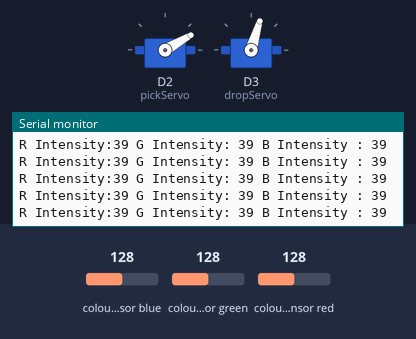
Simulated run of this sketch. Board: ESP8266 (NodeMCU). On the bench: 2 × servo, the last lines printed to the serial monitor. Wiring (inferred from the names in the program): TCS3200 colour sensor: output D8; S2 D6; S3 D7; S0 D4; S1 D5. The test bench sets the inputs (shaded band); at power-on: colour sensor blue 128, colour sensor green 128, colour sensor red 128. WiFi joins after 1.5 s; servers stay silent unless stated.

Above: at 2.8 s.
2.9 s: colour sensor blue set to 39
At 2.95 s:
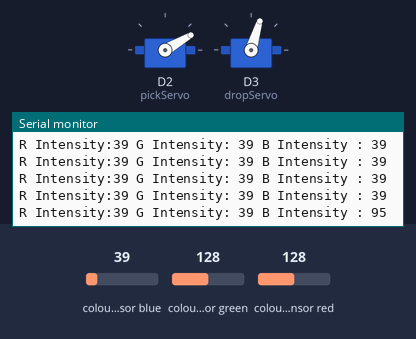
5.9 s: colour sensor blue set to 34
At 5.9 s:
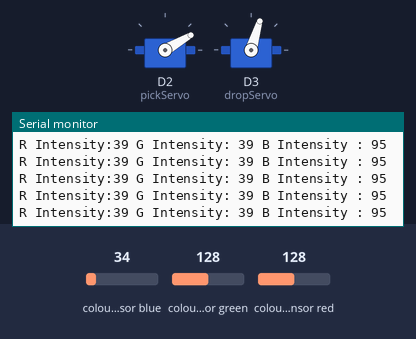
8.9 s: colour sensor green set to 40
At 8.92 s:
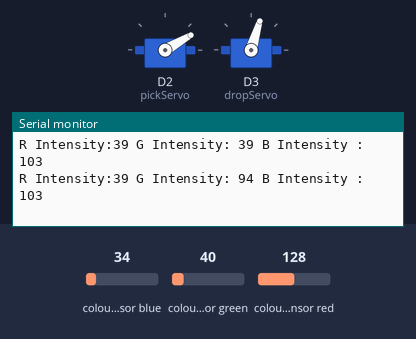
11.9 s: colour sensor green set to 32
At 11.94 s:
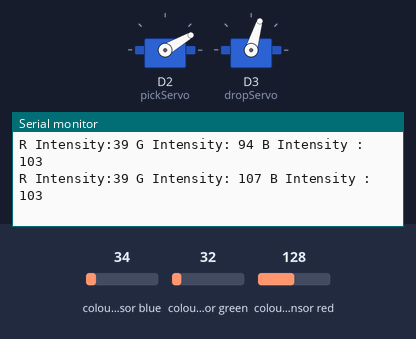
Timing chart, 0 to 14.4 s (numbered marks = the images above; inputs shaded):
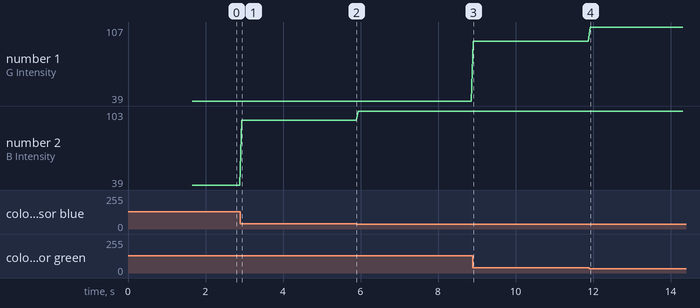

The sketch:

Colour_sorting_Machine.ino
```cpp
#include <Servo.h>
#include <ESP8266WiFi.h>
#include <WiFiClient.h>
#include <ThingSpeak.h>
const char * myWriteAPIKey = "******"; // Type your API Key
unsigned long myChannelNumber = 12345678; // Type your ThingSpeak Channel number
const char *ssid =  "******";     // Enter your WiFi Name
const char *pass =  "*******"; // Enter your WiFi Password
WiFiClient client;
Servo pickServo;
Servo dropServo;
const int s0 = D4;
const int s1 = D5;
const int s2 = D6;
const int s3 = D7;
const int out = D8;
int red = 0;
int green = 0;
int blue = 0;
int color=0;
int orangecolor = 0;
int greencolor = 0;
int yellowcolor = 0;
int CLOSE_ANGLE = 90;  // The closing angle of the servo motor arm
int OPEN_ANGLE = 10;  // The opening angle of the servo motor arm
void setup()
{
  Serial.begin(9600);
  pinMode(s0, OUTPUT);
  pinMode(s1, OUTPUT);
  pinMode(s2, OUTPUT);
  pinMode(s3, OUTPUT);
  pinMode(out, INPUT);
  digitalWrite(s0, HIGH);
  digitalWrite(s1, HIGH);
  pickServo.attach(D2);
  dropServo.attach(D3);
  pickServo.write(30);
  dropServo.write(73);
  ThingSpeak.begin(client);
  Serial.println("Connecting to ");
  Serial.println(ssid);
  WiFi.begin(ssid, pass);
  while (WiFi.status() != WL_CONNECTED)
     {
            delay(550);
            Serial.print(".");
     }
      Serial.println("");
      Serial.println("WiFi connected");
}
void loop()
{
  digitalWrite(s2, LOW);
  digitalWrite(s3, LOW);
  //count OUT, pRed, RED
  red = pulseIn(out, digitalRead(out) == HIGH ? LOW : HIGH);
  digitalWrite(s3, HIGH);
  //count OUT, pBLUE, BLUE
  blue = pulseIn(out, digitalRead(out) == HIGH ? LOW : HIGH);
  digitalWrite(s2, HIGH);
  //count OUT, pGreen, GREEN
  green = pulseIn(out, digitalRead(out) == HIGH ? LOW : HIGH);
  Serial.print("R Intensity:");
  Serial.print(red, DEC);
  Serial.print(" G Intensity: ");
  Serial.print(green, DEC);
  Serial.print(" B Intensity : ");
  Serial.print(blue, DEC);
  if(red<21 & red>11 & green<46 & green>36&blue<41 & blue>31
  ){
    dropServo.write(10);
    delay(200);
    orangecolor++;
    Serial.print("orrange");
   pickServo.write(OPEN_ANGLE);
    delay(150);
    pickServo.write(CLOSE_ANGLE);
    ThingSpeak.writeField(myChannelNumber, 1,orangecolor, myWriteAPIKey);
  }

  if(red<36 & red>26 & green<29 & green>19 & blue<39 & blue>29){
    dropServo.write(50);
    delay(200);
    greencolor++;
    Serial.print("green");
  pickServo.write(OPEN_ANGLE);
    delay(150);
   pickServo.write(CLOSE_ANGLE);
    ThingSpeak.writeField(myChannelNumber, 2,greencolor, myWriteAPIKey);
  }
  Serial.println();
 // delay(1000);
}
void open1(){
  pickServo.write(OPEN_ANGLE);   // Send the command to the servo motor to open the trap door
}
void close1(){
  pickServo.write(CLOSE_ANGLE);   // Send te command to the servo motor to close the trap door
}
```

Measured:
- after the input at 2.9 s, the serial monitor: prints a new line at once (image 1)
- after the input at 8.9 s, the serial monitor: prints a new line at once (image 3)
- after the input at 11.9 s, the serial monitor: prints a new line at once (image 4)
- plotted number 1: 39 → 94 after the input at 8.9 s, 94 → 107 after the input at 11.9 s
- plotted number 2: 39 → 95 after the input at 2.9 s, 95 → 103 after the input at 5.9 s
